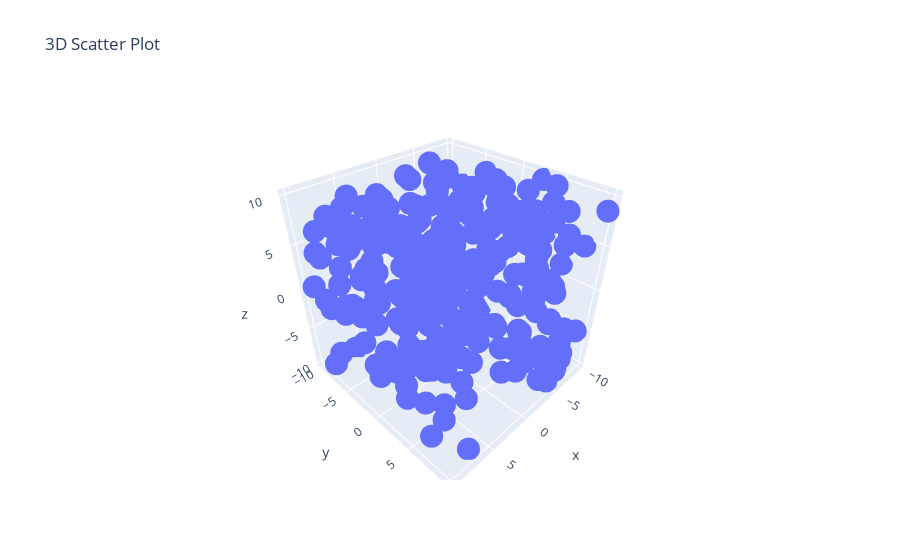

The notebook cell this image was saved under:
### Markdown cell above
### Q1

### Code cell
np.random.seed(30)
data = {
    'x': np.random.uniform(-10, 10, 300),
    'y': np.random.uniform(-10, 10, 300),
    'z': np.random.uniform(-10, 10, 300)
}
df = pd.DataFrame(data)
fig = px.scatter_3d(df, x='x', y='y', z='z', title='3D Scatter Plot')
fig.show()

### Figure 1 — Plotly figure (JSON) as saved in the notebook; plotly's stock layout.template omitted (floating-point values rounded to 4 significant figures; data arrays with more than 128 entries replaced by an {"elided": "..."} marker saying what was removed)
{"data": [{"hovertemplate": "x=%{x}<br>y=%{y}<br>z=%{z}<extra></extra>", "legendgroup": "", "marker": {"color": "#636efa", "symbol": "circle"}, "mode": "markers", "name": "", "scene": "scene", "showlegend": false, "type": "scatter3d", "x": {"elided": "300 float values"}, "y": {"elided": "300 float values"}, "z": {"elided": "300 float values"}}], "layout": {"legend": {"tracegroupgap": 0}, "scene": {"domain": {"x": [0, 1], "y": [0, 1]}, "xaxis": {"title": {"text": "x"}}, "yaxis": {"title": {"text": "y"}}, "zaxis": {"title": {"text": "z"}}}, "title": {"text": "3D Scatter Plot"}}}
